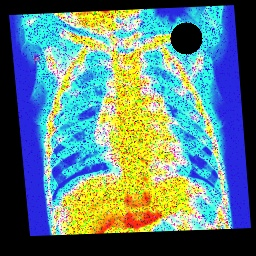
#> input picture im001-healthy-before.jpg, 256 x 256 px
$ python -i main.py   (imports and definitions only)   (older library calls are emulated)
#> lines starting #> are read from the running program, lines starting #| are printed output that depends on the picture
#> further down, picture is the input picture: shape (256, 256, 3); mean B, G, R 126.7, 128.8, 95.6
import os
import sys
import cv2
import numpy as np
from multiprocessing import cpu_count, Pool

outputPath = "./Results/"
num_processes = cpu_count()


# [24 lines left out: functions warp, edge_enhance, salt_and_pepper_filter, not called in this run]


def nlm_filter(img):
    out = cv2.fastNlMeansDenoisingColored(img, None, 11, 6, 7, 21)
    return out


# [33 lines left out: functions gimp_brightness, adjust_gamma, not called in this run]


def per_channel_gamma(img, gamma_r=1.0, gamma_g=1.0, gamma_b=1.0):
    # Based off normal gamma function but applied to each colour channel
#> called with gamma_r = 1, gamma_g = 1, gamma_b = 1
    inv_gamma_r = 1.0 / gamma_r
    table_r = np.array([((i / 255.0) ** inv_gamma_r) * 255 for i in np.arange(0, 256)]).astype("uint8")

    inv_gamma_g = 1.0 / gamma_g
    table_g = np.array([((i / 255.0) ** inv_gamma_g) * 255 for i in np.arange(0, 256)]).astype("uint8")

    inv_gamma_b = 1.0 / gamma_b
    table_b = np.array([((i / 255.0) ** inv_gamma_b) * 255 for i in np.arange(0, 256)]).astype("uint8")

    b, g, r = cv2.split(img)
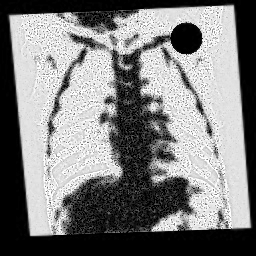
#> b: shape (256, 256); min 0, max 255, mean 126.7
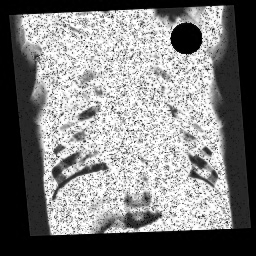
#> g: shape (256, 256); min 0, max 255, mean 128.8
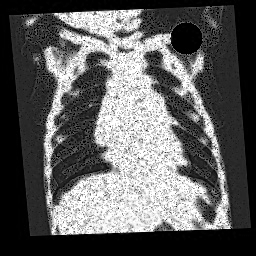
#> r: shape (256, 256); min 0, max 255, mean 95.6

    b_corrected = cv2.LUT(b, table_b)
    g_corrected = cv2.LUT(g, table_g)
    r_corrected = cv2.LUT(r, table_r)

    adjusted_image = cv2.merge((b_corrected, g_corrected, r_corrected))

    return adjusted_image


# [31 lines left out: function white_balance, not called in this run]


def inpaint(img, mask):
    inpainted = cv2.inpaint(img, mask, 10, cv2.INPAINT_NS)
    return inpainted


# [89 lines left out: functions get_mask, conservative_smooth, adaptive_median_filter, apply_CLAHE, apply_bilateral_filter, not called in this run]

def gaussian_blur(image,ksize,sigma):
    n_image = cv2.GaussianBlur(image, (ksize,ksize), sigma, sigma)
    return n_image


# [52 lines left out: functions process_image, process_chunk, chunk_files, main, not called in this run]


# [2 lines not run here, left out]

>>> import cv2
>>> picture = cv2.imread('im001-healthy-before.jpg')
>>> result = per_channel_gamma(picture)
